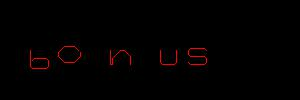

Generate this figure with Python:
#!/usr/bin/python
# -*- coding: utf-8 -*-

'''
File: level22.py
Author: rshen <[email redacted]>
Description: The Python Challenge Level 22 (Emulate): http://www.pythonchallenge.com/pc/hex/copper.html
'''

import urllib
from PIL import Image, ImageDraw

gif_url = "http://butter:[email redacted]/pc/hex/white.gif"
req = urllib.urlopen(gif_url)
open("white.gif", 'wb').write(req.read())

im = Image.open("white.gif")
im.load()
i = 0
vectors = []
while i < 133:
    try:
        l = []
        im.seek(i)
        size = im.size
        pix = list(im.getdata()).index(8)
        y,x = divmod(pix, 200)
        vectors.append((x-100,y-100))
        i += 1
    except:
        break

orig, w, h = 0, 300, 100
im_new = Image.new('RGB', (w, h))
draw = ImageDraw.Draw(im_new)
for v in vectors:
    if v == (0, 0):
        orig += 30
        src = (orig, h/2)
        continue
    dst = (src[0]+v[0], src[1]+v[1])
    orig = max(orig, dst[0])
    draw.line([src, dst], fill=255)
    src = dst

im_new.save("level22.jpg")
